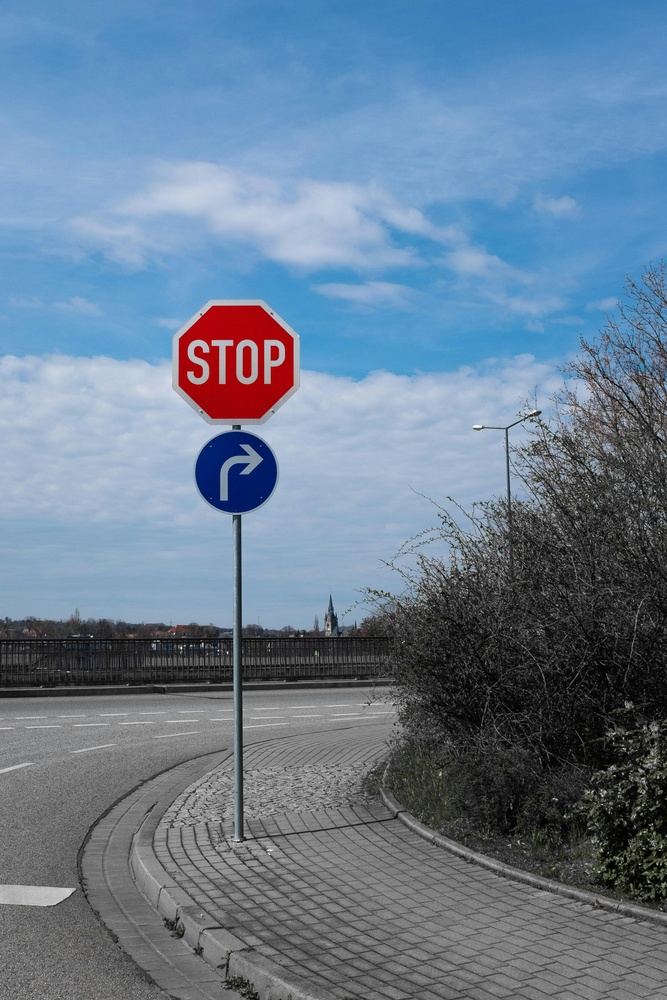
#> input picture C5/foto.jpg, 667 x 1000 px, shrunk from 2996 x 4494 before the run
$ jupyter execute --allow-errors Ventana_Deslizante.ipynb
#> lines starting #> are read from the running program, lines starting #| are printed output that depends on the picture
[cell 1]
import cv2
import matplotlib.pyplot as plt
import numpy as np
from pprint import pprint

imagen = cv2.imread('foto.jpg')
#> imagen is the input picture: shape (1000, 667, 3); mean B, G, R 146.5, 125.5, 105.2
imagen = cv2.cvtColor(imagen, cv2.COLOR_BGR2RGB)
plt.figure(figsize=(10, 10))
plt.imshow(imagen)
plt.axis("off")
filas_i, columnas_i = imagen.shape[:2]
#> filas_i = 1000; columnas_i = 667
print(f'La imagen tiene {filas_i} filas y {columnas_i} columnas.')
#| La imagen tiene 1000 filas y 667 columnas.

ventana = cv2.imread('signal.jpg')
#> (the rest of this cell did not finish here and is left out)

[cell 2]
imagen_gray = cv2.cvtColor(imagen, cv2.COLOR_BGR2GRAY)
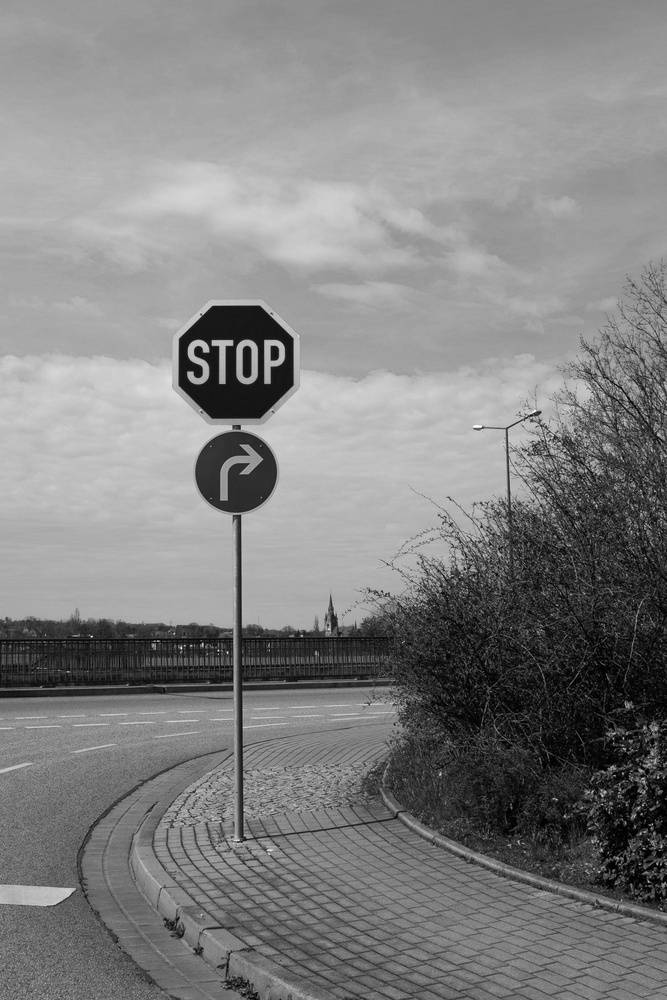
#> imagen_gray: shape (1000, 667); min 0, max 255, mean 129.4
#> (the rest of this cell did not finish here and is left out)
